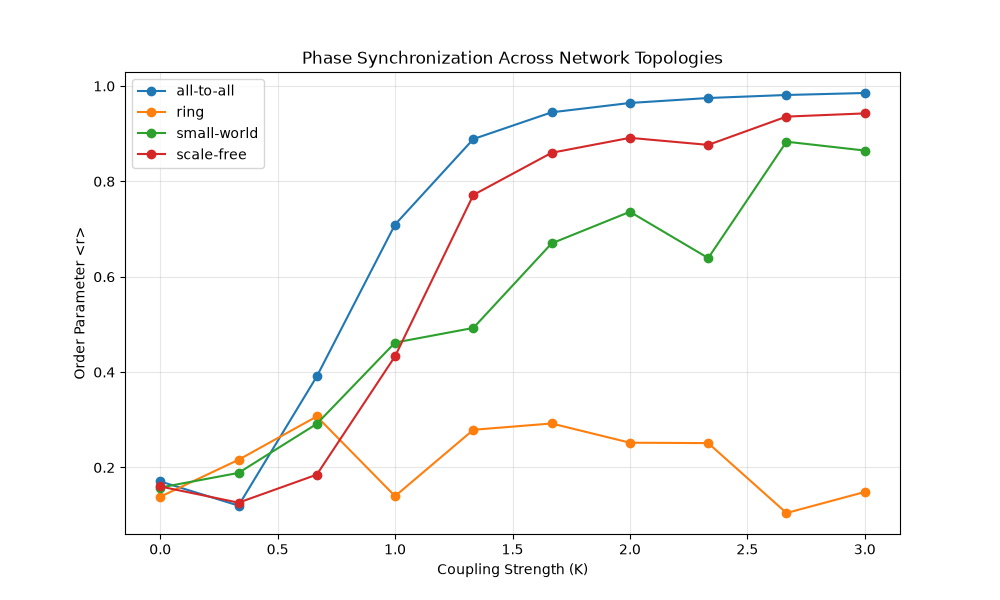

Source code (Python):
"""
Investigating phase synchronization across different network topologies.
This script explores how network structure influences the critical coupling
strength for synchronization in the Kuramoto model.
"""

import numpy as np
import matplotlib
matplotlib.use('Agg')
import matplotlib.pyplot as plt
from matplotlib import colors as mcolors

def create_adjacency_matrix(N, topology='all-to-all'):
    """
    Create adjacency matrix for different network topologies.
    
    Parameters:
    N (int): Number of nodes
    topology (str): 'all-to-all', 'ring', 'scale-free', or 'small-world'
    
    Returns:
    np.ndarray: NxN adjacency matrix
    """
    A = np.zeros((N, N))
    
    if topology == 'all-to-all':
        # Complete graph
        A = np.ones((N, N)) - np.eye(N)
    
    elif topology == 'ring':
        # Ring/cycle topology (k-nearest neighbors, k=2)
        for i in range(N):
            A[i, (i-1) % N] = 1
            A[i, (i+1) % N] = 1
    
    elif topology == 'small-world':
        # Watts-Strogatz small-world network
        k = 4  # Each node connected to k nearest neighbors
        p = 0.3  # Rewiring probability
        
        # Start with ring lattice
        for i in range(N):
            for j in range(1, k//2 + 1):
                A[i, (i+j) % N] = 1
                A[i, (i-j) % N] = 1
        
        # Rewire some edges
        for i in range(N):
            for j in range(i+1, N):
                if A[i, j] == 1 and np.random.rand() < p:
                    A[i, j] = 0
                    A[j, i] = 0
                    new_j = np.random.randint(0, N)
                    while new_j == i or A[i, new_j] == 1:
                        new_j = np.random.randint(0, N)
                    A[i, new_j] = 1
                    A[new_j, i] = 1
    
    elif topology == 'scale-free':
        # Preferential attachment (Barabási-Albert)
        A[0, 1] = 1
        A[1, 0] = 1
        for i in range(2, N):
            degrees = np.sum(A[:i, :i], axis=1)
            probs = degrees / np.sum(degrees)
            targets = np.random.choice(i, size=2, replace=False, p=probs)
            for t in targets:
                A[i, t] = 1
                A[t, i] = 1
    
    return A

def simulate_kuramoto_network(N, A, omega, K, T, dt):
    """
    Simulate Kuramoto model on a network with adjacency matrix A.
    
    Parameters:
    N (int): Number of oscillators
    A (np.ndarray): Adjacency matrix
    omega (np.ndarray): Natural frequencies
    K (float): Global coupling strength
    T (float): Total time
    dt (float): Time step
    
    Returns:
    np.ndarray: Time series of phases
    """
    theta = 2 * np.pi * np.random.rand(N)
    t = np.arange(0, T, dt)
    phases = np.zeros((len(t), N))
    
    # Compute degree for each node
    degree = np.sum(A, axis=1)
    degree[degree == 0] = 1  # Avoid division by zero
    
    for idx, time in enumerate(t):
        dtheta = np.zeros(N)
        for i in range(N):
            coupling = 0
            for j in range(N):
                if A[i, j] > 0:
                    coupling += np.sin(theta[j] - theta[i])
            dtheta[i] = omega[i] + K * coupling / degree[i]
        
        theta += dtheta * dt
        theta = np.mod(theta, 2 * np.pi)
        phases[idx] = theta
    
    return phases

def compute_order_parameter(phases):
    """
    Compute the order parameter r(t), measuring synchronization.
    
    r(t) = |sum_j exp(i*theta_j(t))| / N
    """
    N = phases.shape[1]
    r = np.zeros(phases.shape[0])
    for t in range(phases.shape[0]):
        z = np.sum(np.exp(1j * phases[t]))
        r[t] = np.abs(z) / N
    return r

# Parameters
N = 50
omega = np.random.normal(0, 0.5, N)  # Heterogeneous natural frequencies
K_values = np.linspace(0, 3, 10)
T = 100
dt = 0.05
topologies = ['all-to-all', 'ring', 'small-world', 'scale-free']

# Run simulations for each topology and coupling strength
results = {}
for topology in topologies:
    print(f"Simulating {topology} topology...")
    sync_levels = []
    
    for K in K_values:
        A = create_adjacency_matrix(N, topology)
        phases = simulate_kuramoto_network(N, A, omega, K, T, dt)
        r = compute_order_parameter(phases)
        # Use the final 20% of the time series to measure steady-state synchronization
        sync_level = np.mean(r[-int(0.2 * len(r)):])
        sync_levels.append(sync_level)
    
    results[topology] = sync_levels

# Plot the results
fig, ax = plt.subplots(figsize=(10, 6))
for topology in topologies:
    ax.plot(K_values, results[topology], marker='o', label=topology)

ax.set_xlabel('Coupling Strength (K)')
ax.set_ylabel('Order Parameter <r>')
ax.set_title('Phase Synchronization Across Network Topologies')
ax.legend()
ax.grid(True, alpha=0.3)
fig.savefig('kuramoto_network_topologies.png', dpi=100)
print("Plot saved as kuramoto_network_topologies.png")

# Print summary
print("\nSummary of critical coupling strengths:")
for topology in topologies:
    # Find where r first exceeds 0.5
    sync = np.array(results[topology])
    if np.max(sync) > 0.5:
        idx = np.where(sync > 0.5)[0][0]
        K_crit = K_values[idx]
        print(f"{topology:15s}: K_crit ≈ {K_crit:.2f}")
    else:
        print(f"{topology:15s}: No synchronization achieved")
